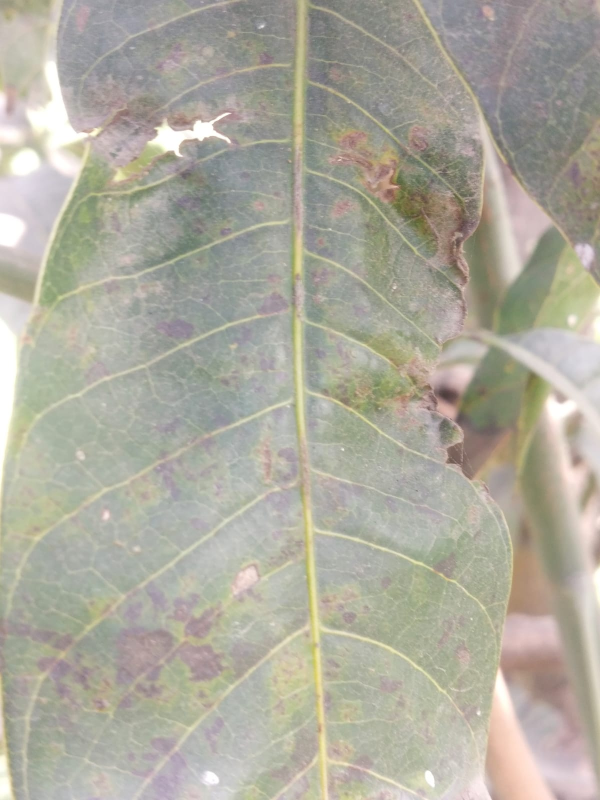
#> input picture Mango Dataset/WhatsApp Image 2026-02-22 at 6.20.36 PM (1).jpeg, 1200 x 1600 px (shown at 1/2 size)
$ python -i segmentation.py   (imports and definitions only)
#> lines starting #> are read from the running program, lines starting #| are printed output that depends on the picture; after the words box and inside, x2 and y2 are one past the last pixel; in counts of white or black regions, pixels touching at a corner belong together
"""
Mango Leaf Segmentation & Background / Non-Leaf Rejection Engine.
Accurately segments mango leaf blades and rigorously excludes:
- White paper / notebook pages
- Human hands / fingers / skin
- Table / wooden desk surfaces
- Soil / floor / background artifacts
"""

import cv2
import numpy as np
from typing import Tuple, Dict, Any, Optional

def detect_skin_mask(image_bgr: np.ndarray) -> np.ndarray:
    """
    Detects human skin tones (hands, fingers) using combined YCrCb and HSV color spaces.
    Returns binary mask (255 for skin, 0 otherwise).
    """
    ycrcb = cv2.cvtColor(image_bgr, cv2.COLOR_BGR2YCrCb)
    hsv = cv2.cvtColor(image_bgr, cv2.COLOR_BGR2HSV)

    # YCrCb skin tone range
    skin_ycrcb = cv2.inRange(
        ycrcb,
        np.array([0, 133, 77], dtype=np.uint8),
        np.array([255, 173, 127], dtype=np.uint8)
    )

    # HSV skin tone range
    skin_hsv1 = cv2.inRange(
        hsv,
        np.array([0, 40, 50], dtype=np.uint8),
        np.array([25, 220, 255], dtype=np.uint8)
    )
    skin_hsv2 = cv2.inRange(
        hsv,
        np.array([170, 40, 50], dtype=np.uint8),
        np.array([180, 220, 255], dtype=np.uint8)
    )
    skin_hsv = cv2.bitwise_or(skin_hsv1, skin_hsv2)
    skin_mask = cv2.bitwise_and(skin_ycrcb, skin_hsv)

    # Clean up small noise in skin mask
    kernel = cv2.getStructuringElement(cv2.MORPH_ELLIPSE, (5, 5))
    skin_mask = cv2.morphologyEx(skin_mask, cv2.MORPH_OPEN, kernel, iterations=1)
    skin_mask = cv2.morphologyEx(skin_mask, cv2.MORPH_DILATE, kernel, iterations=2)
    return skin_mask

def detect_paper_background(image_bgr: np.ndarray) -> np.ndarray:
    """
    Detects white paper sheets or high-brightness neutral backgrounds.
    Returns binary mask (255 for paper/bright background, 0 otherwise).
    """
    hsv = cv2.cvtColor(image_bgr, cv2.COLOR_BGR2HSV)
    b, g, r = cv2.split(image_bgr.astype(np.float32))

    # Paper has extremely low saturation and high brightness
    paper_mask1 = (hsv[:, :, 1] < 18) & (hsv[:, :, 2] > 195)
    paper_bright = (r > 225) & (g > 225) & (b > 225)
    paper_bluish = (b > r + 20) & (b > g + 15) & (hsv[:, :, 2] > 180)

    paper_mask = (paper_mask1 | paper_bright | paper_bluish).astype(np.uint8) * 255
    return paper_mask

def detect_soil_table_background(image_bgr: np.ndarray) -> np.ndarray:
    """
    Detects brown soil, wood table, or dark non-foliar earth backgrounds.
    Returns binary mask (255 for soil/table, 0 otherwise).
    """
    b, g, r = cv2.split(image_bgr.astype(np.float32))
    exg = 2.0 * g - r - b

    # Soil/wood has R > G + 18 and ExG < -25
    soil_condition = (r > (g + 18)) & (exg < -25) & (r > b + 15)
    soil_mask = (soil_condition.astype(np.uint8)) * 255
    return soil_mask

def segment_mango_leaf(image_bgr: np.ndarray) -> Tuple[np.ndarray, bool, np.ndarray, Dict[str, Any]]:
    """
    Performs robust multi-cue leaf blade segmentation and background rejection.

    Returns:
    - leaf_mask: np.ndarray (uint8, 0 or 255)
    - leaf_detected: bool (True if a valid mango leaf is present)
    - masked_image_bgr: np.ndarray (leaf isolated, background zeroed out)
    - segmentation_metadata: dict with diagnostic info
    """
    h, w = image_bgr.shape[:2]
    img_area = h * w

    # 1. Color and vegetation cues
    hsv = cv2.cvtColor(image_bgr, cv2.COLOR_BGR2HSV)
    b, g, r = cv2.split(image_bgr.astype(np.float32))
    exg = 2.0 * g - r - b

    # Rejection masks
    skin_mask = detect_skin_mask(image_bgr)
    paper_mask = detect_paper_background(image_bgr)
    soil_mask = detect_soil_table_background(image_bgr)

    # Foliar color ranges:
    # 1. Healthy / olive / green vegetation
    is_green = (hsv[:, :, 0] >= 18) & (hsv[:, :, 0] <= 95) & (hsv[:, :, 1] >= 22)
    is_exg = (exg > -12) & (hsv[:, :, 1] >= 18)
    # 2. Necrotic / chlorotic / brown foliar tissue
    is_necrotic = (hsv[:, :, 0] >= 6) & (hsv[:, :, 0] <= 28) & (hsv[:, :, 1] >= 35) & (hsv[:, :, 2] > 20) & (hsv[:, :, 2] < 210)
    # 3. Dark fungal soot / anthracnose spots on leaf
    is_dark = (hsv[:, :, 2] < 100) & (hsv[:, :, 1] > 15) & (g >= b - 12)
    # 4. Pale powdery mildew on leaf blade
    is_powdery = (hsv[:, :, 2] > 140) & (hsv[:, :, 1] < 60) & (g > 60) & (r > 60) & (b > 60)

    candidate = (is_green | is_exg | is_necrotic | is_dark | is_powdery) & (paper_mask == 0) & (skin_mask == 0) & (soil_mask == 0)
    candidate_mask = candidate.astype(np.uint8) * 255

    # Morphological connecting
    k_close = cv2.getStructuringElement(cv2.MORPH_ELLIPSE, (11, 11))
    candidate_mask = cv2.morphologyEx(candidate_mask, cv2.MORPH_CLOSE, k_close, iterations=2)
    candidate_mask = cv2.morphologyEx(candidate_mask, cv2.MORPH_OPEN, cv2.getStructuringElement(cv2.MORPH_ELLIPSE, (5, 5)), iterations=1)

    contours, _ = cv2.findContours(candidate_mask, cv2.RETR_EXTERNAL, cv2.CHAIN_APPROX_SIMPLE)

    if not contours:
        # Fallback using Otsu on inverted saturation + luminance contrast
        gray = cv2.cvtColor(image_bgr, cv2.COLOR_BGR2GRAY)
        _, otsu = cv2.threshold(gray, 0, 255, cv2.THRESH_BINARY_INV + cv2.THRESH_OTSU)
        otsu_cand = cv2.bitwise_and(otsu, cv2.bitwise_not(paper_mask))
        contours, _ = cv2.findContours(otsu_cand, cv2.RETR_EXTERNAL, cv2.CHAIN_APPROX_SIMPLE)

    if not contours:
        return np.zeros((h, w), dtype=np.uint8), False, image_bgr, {"reason": "No leaf contour found"}

    # Get largest contour corresponding to the main mango leaf blade
    main_contour = max(contours, key=cv2.contourArea)
    if cv2.contourArea(main_contour) < 0.005 * img_area:
        return np.zeros((h, w), dtype=np.uint8), False, image_bgr, {"reason": "Contour area below threshold"}

    leaf_mask = np.zeros((h, w), dtype=np.uint8)
    cv2.drawContours(leaf_mask, [main_contour], -1, 255, thickness=cv2.FILLED)

    # Fill internal holes (e.g. inner lesions or veins) to form a solid leaf blade mask
    k_fill = cv2.getStructuringElement(cv2.MORPH_ELLIPSE, (25, 25))
    leaf_mask = cv2.morphologyEx(leaf_mask, cv2.MORPH_CLOSE, k_fill, iterations=3)

    # Exclude skin mask borders if any
    leaf_mask = cv2.bitwise_and(leaf_mask, cv2.bitwise_not(skin_mask))

    leaf_pixel_count = int(cv2.countNonZero(leaf_mask))
    leaf_area_ratio = leaf_pixel_count / float(img_area)

    if leaf_area_ratio < 0.005:
        return np.zeros((h, w), dtype=np.uint8), False, image_bgr, {
            "reason": "Leaf area ratio too low",
            "leaf_area_ratio": leaf_area_ratio
        }

    masked_bgr = cv2.bitwise_and(image_bgr, image_bgr, mask=leaf_mask)

    metadata = {
        "leaf_detected": True,
        "leaf_area_ratio": float(leaf_area_ratio),
        "leaf_pixel_count": leaf_pixel_count,
        "skin_pixels_rejected": int(cv2.countNonZero(skin_mask)),
        "paper_pixels_rejected": int(cv2.countNonZero(paper_mask)),
        "soil_pixels_rejected": int(cv2.countNonZero(soil_mask))
    }

    return leaf_mask, True, masked_bgr, metadata

# [29 lines left out: function is_bbox_inside_leaf, not called in this run]

>>> import cv2
>>> picture = cv2.imread('../Mango Dataset/WhatsApp Image 2026-02-22 at 6.20.36 PM (1).jpeg')
#> picture is the input picture: shape (1600, 1200, 3); mean B, G, R 158.2, 171.1, 173.9
>>> result = segment_mango_leaf(picture)
#> in segment_mango_leaf, `exg = 2.0 * g - r - b`:
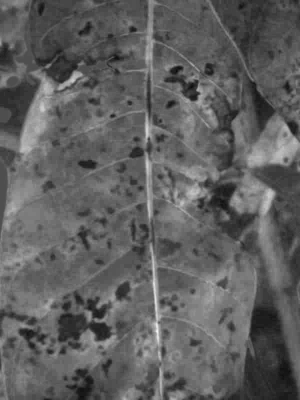
#> exg: shape (1600, 1200) float32 (shown at 1/4 size); min -45, max 102, mean 10.1; drawn with min black and max white
#> in detect_skin_mask, `skin_ycrcb = cv2.inRange( ycrcb, np.array([0, 133, 77], dtype=np.uint8..`:
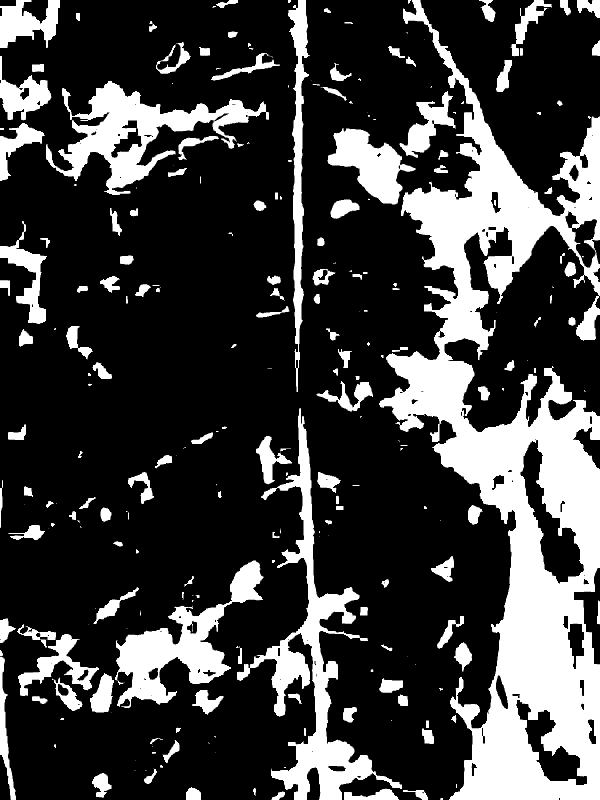
#> skin_ycrcb: shape (1600, 1200) (shown at 1/2 size); 24.6% white; 256 white regions (78 under 20 px), largest, box (x1, y1, x2, y2) and area: (758, 0, 1200, 1600) 249040, (474, 816, 804, 1600) 42459, (92, 162, 538, 390) 30809
#> in segment_mango_leaf, `is_green = (hsv[:, :, 0] >= 18) & (hsv[:, :, 0] <= 95) & (hsv[:, :, 1]..`:
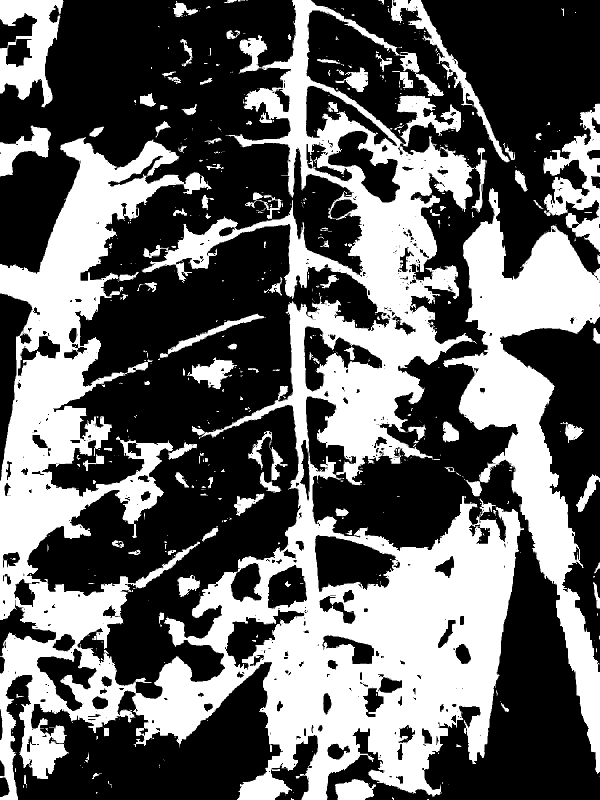
#> is_green: shape (1600, 1200) bool (shown at 1/2 size); 39.5% white; 687 white regions (537 under 20 px), largest, box (x1, y1, x2, y2) and area: (0, 0, 1048, 1600) 570547, (886, 376, 1200, 1548) 106983, (0, 0, 127, 215) 14230
#> in segment_mango_leaf, `is_exg = (exg > -12) & (hsv[:, :, 1] >= 18)`:
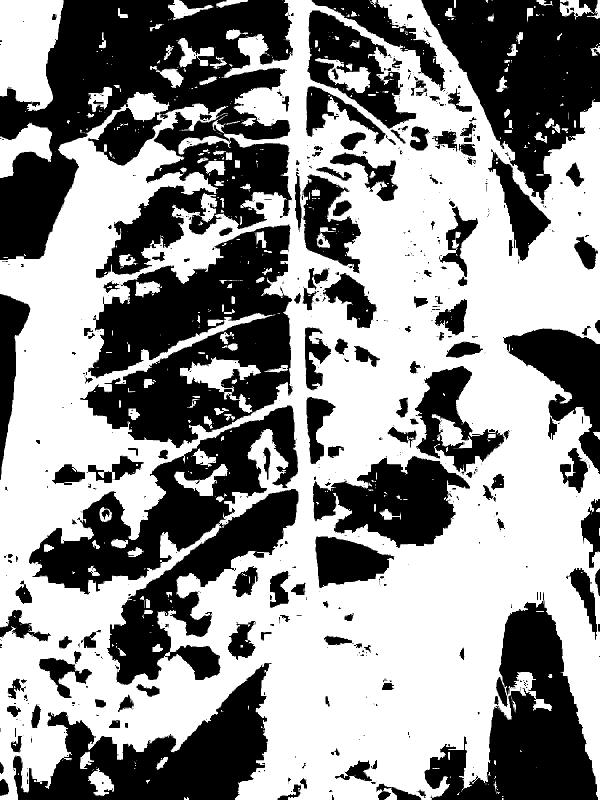
#> is_exg: shape (1600, 1200) bool (shown at 1/2 size); 56.4% white; 781 black regions (571 under 20 px), largest, box (x1, y1, x2, y2) and area: (0, 0, 586, 557) 170489, (58, 811, 597, 1370) 108724, (160, 449, 585, 896) 106933
#> in segment_mango_leaf, `candidate_mask = cv2.morphologyEx(candidate_mask, cv2.MORPH_CLOSE, k_c..`:
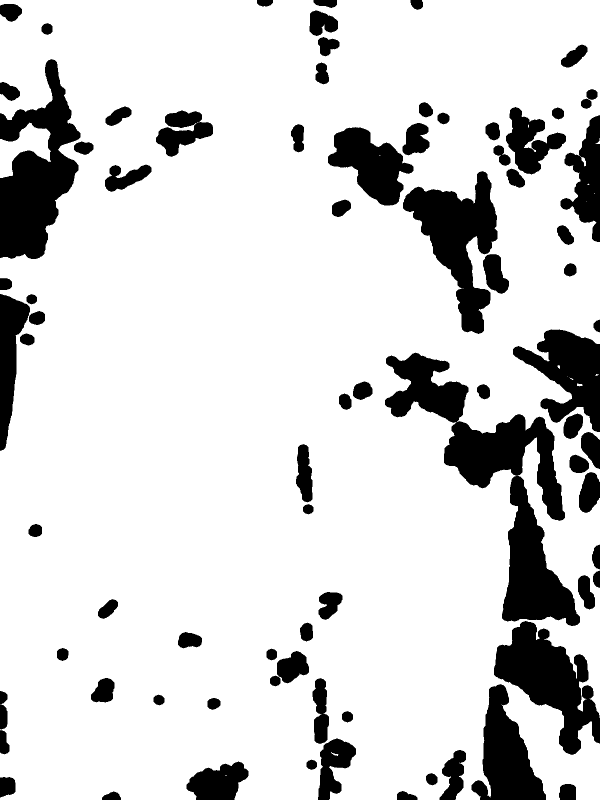
#> candidate_mask: shape (1600, 1200) (shown at 1/2 size); 83.9% white; 80 black regions, largest, box (x1, y1, x2, y2) and area: (770, 705, 1160, 1252) 58616, (0, 118, 161, 518) 34137, (806, 342, 995, 668) 26700
#> in segment_mango_leaf, `contours, _ = cv2.findContours(candidate_mask, cv2.RETR_EXTERNAL, cv2...`: contours = 10 contours, 2 with area under 20; largest, box (x1, y1, x2, y2) and area: (0, 0, 1200, 1600) 1698880, (0, 246, 101, 356) 5302, (1155, 1406, 1166, 1422) 108, (1146, 1328, 1154, 1344) 85, (1163, 315, 1172, 326) 48, (1162, 1395, 1170, 1404) 34, (1072, 1272, 1078, 1279) 21, (1154, 767, 1162, 773) 20
#> in segment_mango_leaf, `main_contour = max(contours, key=cv2.contourArea)`: main_contour = contour of 3268 points, box (x1, y1, x2, y2) (0, 0, 1200, 1600), area 1698880
#> in segment_mango_leaf, `leaf_mask = cv2.bitwise_and(leaf_mask, cv2.bitwise_not(skin_mask))`:
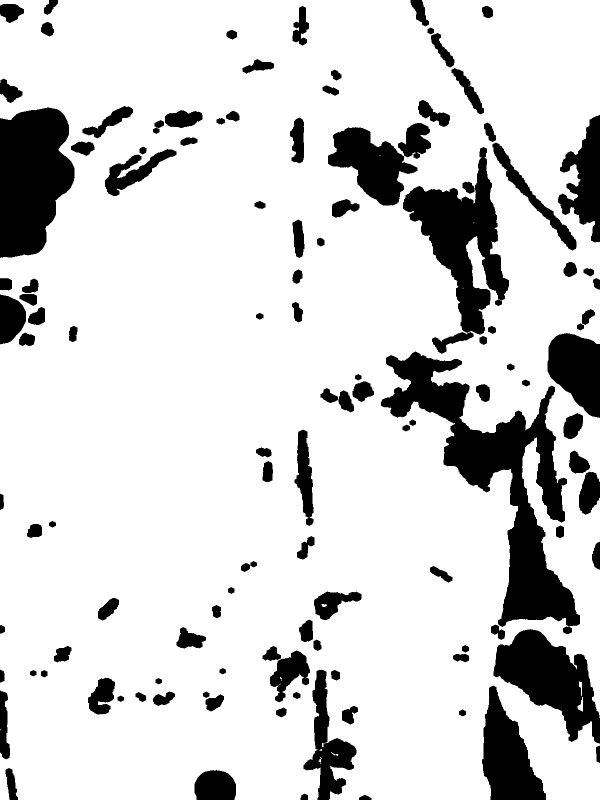
#> leaf_mask: shape (1600, 1200) (shown at 1/2 size); 83.6% white; 120 black regions, largest, box (x1, y1, x2, y2) and area: (762, 703, 1160, 1268) 61993, (0, 215, 149, 516) 34710, (806, 294, 1018, 669) 31256
#> in segment_mango_leaf, `leaf_pixel_count = int(cv2.countNonZero(leaf_mask))`: leaf_pixel_count = 1604682
#> in segment_mango_leaf, `leaf_area_ratio = leaf_pixel_count / float(img_area)`: leaf_area_ratio = 0.836
#> in segment_mango_leaf, `masked_bgr = cv2.bitwise_and(image_bgr, image_bgr, mask=leaf_mask)`:
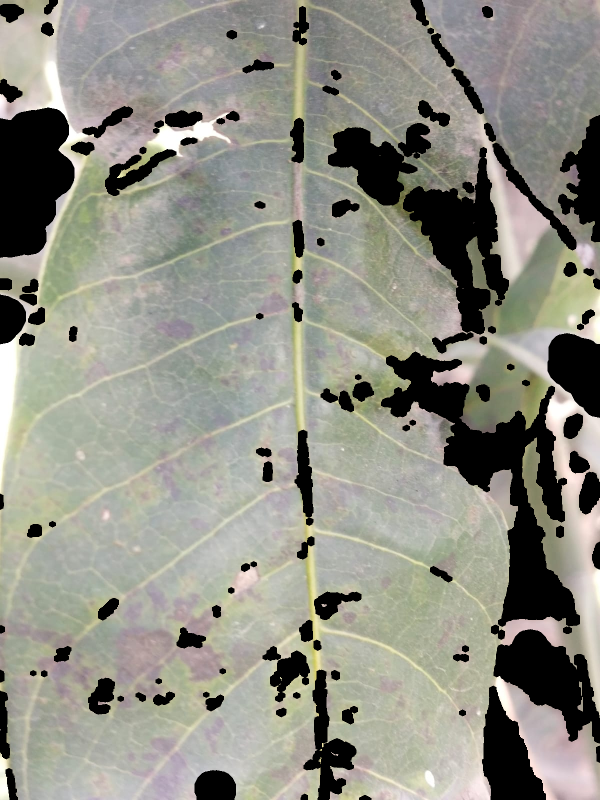
#> masked_bgr: shape (1600, 1200, 3) (shown at 1/2 size); mean B, G, R 132.9, 143, 143.5
#> in segment_mango_leaf, `metadata = { "leaf_detected": True, "leaf_area_ratio": float(leaf_area..`: metadata = {'leaf_detected': True, 'leaf_area_ratio': 0.836, 'leaf_pixel_count': 1604682, 'skin_pixels_rejected': 258214, 'paper_pixels_rejected': 109615, 'soil_pixels_rejected': 16392}

$ run again, on Mango Dataset/WhatsApp Image 2026-02-22 at 6.20.38 PM (1).jpeg
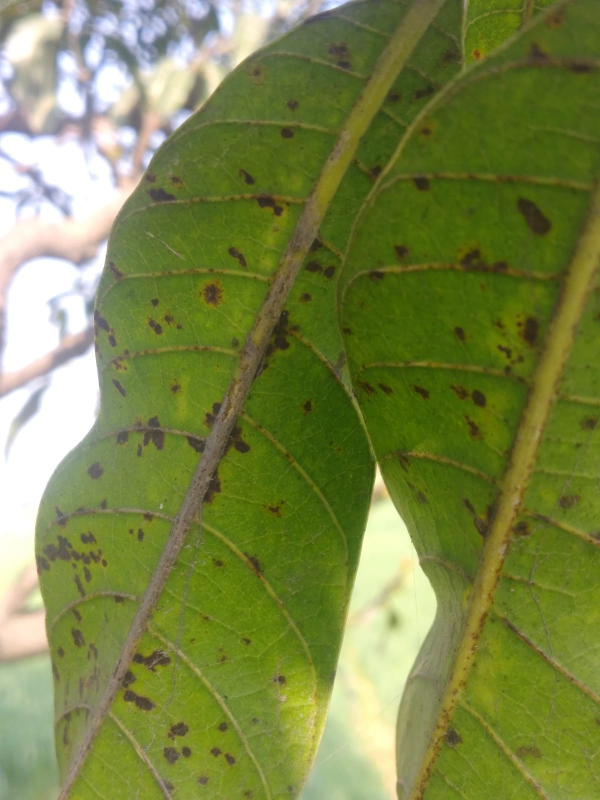
#> input picture Mango Dataset/WhatsApp Image 2026-02-22 at 6.20.38 PM (1).jpeg, 1200 x 1600 px (shown at 1/2 size)
#> picture is the input picture: shape (1600, 1200, 3); mean B, G, R 71.9, 133.6, 122
#> hsv: shape (1600, 1200, 3); mean H, S, V 39.1, 145.7, 136.5
#> ycrcb: shape (1600, 1200, 3); mean of channels 0, 1, 2 123.1, 127.2, 99.1
#> in detect_skin_mask, `skin_ycrcb = cv2.inRange( ycrcb, np.array([0, 133, 77], dtype=np.uint8..`:
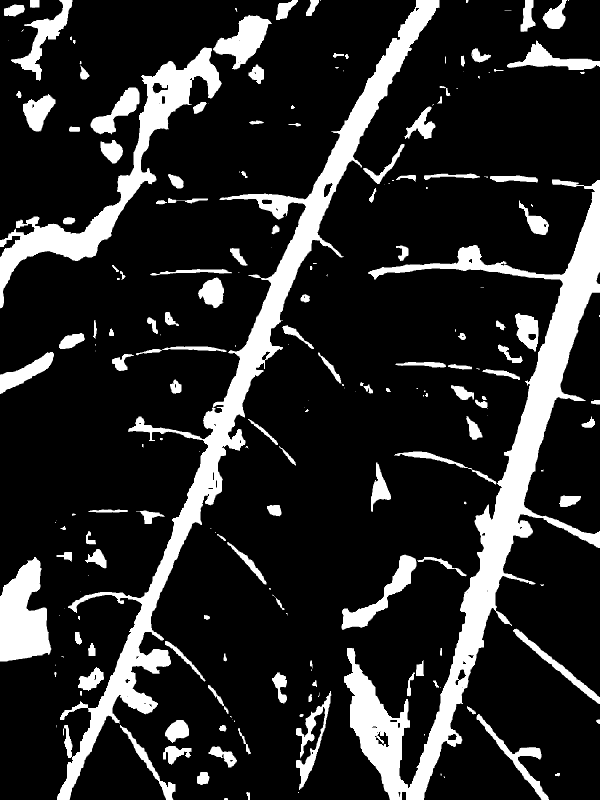
#> skin_ycrcb: shape (1600, 1200) (shown at 1/2 size); 16.4% white; 214 white regions (73 under 20 px), largest, box (x1, y1, x2, y2) and area: (688, 359, 1200, 1600) 91528, (114, 0, 879, 1600) 80290, (0, 95, 444, 617) 31425
#> skin_hsv1: shape (1600, 1200); 7% white; 401 white regions (232 under 20 px), largest, box (x1, y1, x2, y2) and area: (115, 368, 641, 1600) 44151, (0, 1119, 99, 1323) 13617, (67, 156, 390, 512) 12027
#> skin_hsv2: shape (1600, 1200); 0% white in thin lines or dots, all inside (x1, y1, x2, y2) = (271, 330, 339, 399)
#> skin_hsv: shape (1600, 1200); 7% white; 401 white regions (232 under 20 px), largest, box (x1, y1, x2, y2) and area: (115, 368, 641, 1600) 44151, (0, 1119, 99, 1323) 13617, (67, 156, 390, 512) 12028
#> paper_mask1: shape (1600, 1200) bool; 6% white; 100 white regions (62 under 20 px), largest, box (x1, y1, x2, y2) and area: (0, 689, 201, 1098) 42611, (0, 480, 216, 748) 26322, (0, 271, 240, 480) 24393
#> paper_bright: shape (1600, 1200) bool; 6.4% white; 41 white regions (12 under 20 px), largest, box (x1, y1, x2, y2) and area: (0, 694, 198, 1132) 43045, (0, 270, 248, 524) 30877, (4, 486, 214, 751) 23824
#> paper_bluish: shape (1600, 1200) bool; 2.3% white; 50 white regions (12 under 20 px), largest, box (x1, y1, x2, y2) and area: (113, 0, 333, 240) 17341, (0, 330, 147, 430) 6279, (95, 552, 198, 632) 1972
#> paper_mask: shape (1600, 1200); 9% white; 100 white regions (68 under 20 px), largest, box (x1, y1, x2, y2) and area: (0, 689, 201, 1132) 46338, (0, 261, 248, 524) 42193, (0, 480, 216, 751) 31276
#> soil_condition: shape (1600, 1200) bool; 0.12% white; 106 white regions (86 under 20 px), largest, box (x1, y1, x2, y2) and area: (0, 522, 26, 591) 732, (6, 762, 31, 783) 172, (138, 253, 160, 265) 162
#> is_green: shape (1600, 1200) bool; 85.5% white; 206 black regions (141 under 20 px), largest, box (x1, y1, x2, y2) and area: (0, 0, 724, 1120) 255976, (0, 1128, 94, 1320) 11010, (188, 1296, 264, 1435) 1669
#> is_exg: shape (1600, 1200) bool; 88.5% white; 68 black regions (54 under 20 px), largest, box (x1, y1, x2, y2) and area: (0, 0, 719, 480) 123765, (0, 427, 231, 1098) 95937, (179, 928, 202, 955) 383
#> is_necrotic: shape (1600, 1200) bool; 10.6% white; 332 white regions (170 under 20 px), largest, box (x1, y1, x2, y2) and area: (114, 256, 715, 1600) 65908, (791, 361, 1200, 1600) 61715, (1016, 88, 1200, 147) 3917
#> is_dark: shape (1600, 1200) bool; 27.1% white; 992 white regions (773 under 20 px), largest, box (x1, y1, x2, y2) and area: (400, 0, 1200, 1171) 430253, (418, 0, 849, 398) 34586, (310, 326, 617, 520) 10326
#> is_powdery: shape (1600, 1200) bool; 17.9% white; 193 white regions (151 under 20 px), largest, box (x1, y1, x2, y2) and area: (0, 0, 711, 1315) 291630, (0, 1312, 111, 1600) 23452, (710, 1144, 814, 1409) 7858
#> candidate: shape (1600, 1200) bool; 80.3% white; 297 black regions (141 under 20 px), largest, box (x1, y1, x2, y2) and area: (0, 0, 444, 524) 103714, (111, 368, 644, 1600) 57786, (0, 689, 201, 1132) 46403
#> contours = 10 contours, 1 with area under 20; largest, box (x1, y1, x2, y2) and area: (0, 0, 1200, 1600) 1656654, (215, 281, 275, 375) 1592, (28, 327, 71, 348) 532, (128, 428, 144, 446) 196, (173, 431, 203, 463) 191
#> main_contour = contour of 4115 points, box (x1, y1, x2, y2) (0, 0, 1200, 1600), area 1656654
#> leaf_pixel_count = 1614186
#> leaf_area_ratio = 0.841
#> in segment_mango_leaf, `masked_bgr = cv2.bitwise_and(image_bgr, image_bgr, mask=leaf_mask)`:
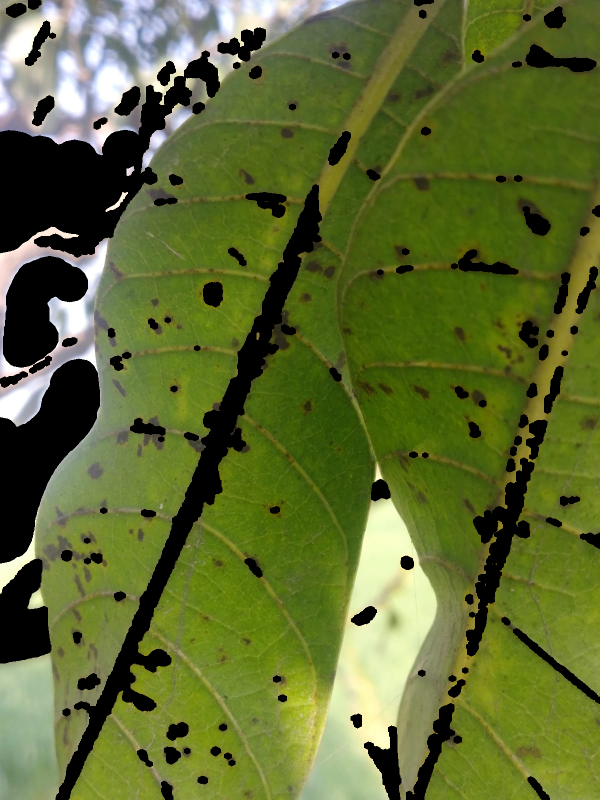
#> masked_bgr: shape (1600, 1200, 3) (shown at 1/2 size); mean B, G, R 48.3, 106.2, 93.4
#> metadata = {'leaf_detected': True, 'leaf_area_ratio': 0.841, 'leaf_pixel_count': 1614186, 'skin_pixels_rejected': 195770, 'paper_pixels_rejected': 172835, 'soil_pixels_rejected': 2374}
